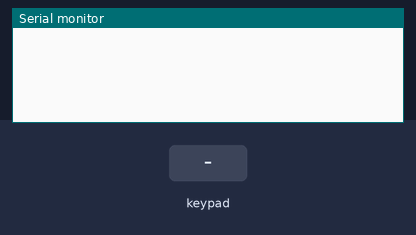
A sketch run on a simulated Arduino Mega 2560, built with avr-gcc and run on an emulated ATmega2560. On the bench: the last lines printed to the serial monitor. The test bench sets the inputs (shaded band).

Above: at 1.2 s.
1.3 s: key '1' pressed
At 1.9 s:
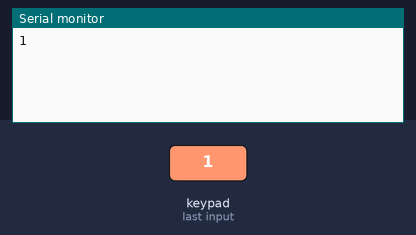
2.8 s: keypad keys 2 2 2 4 2 6 2 8 A pressed 0.4 s apart
At 6.9 s:
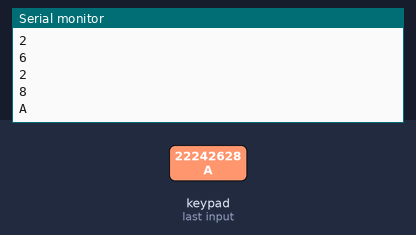
7.9 s: key 'B' pressed
At 9.1 s:
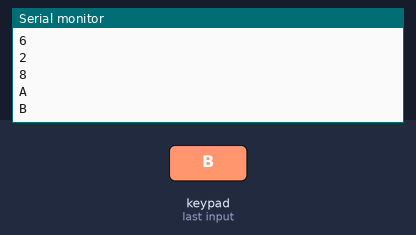
9.4 s: keypad keys 2 2 2 4 2 6 2 8 D pressed 0.4 s apart
At 13.1 s:
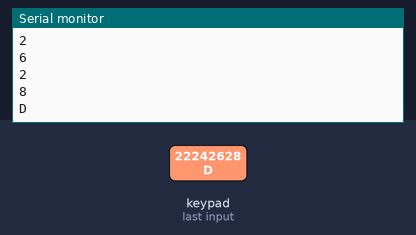
14.5 s: key 'C' pressed
At 15.6 s:
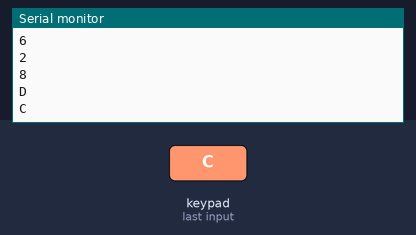
16.0 s: key 'E' pressed
At 16.8 s:
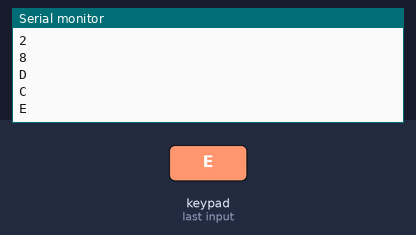
Timing chart, 0 to 18.5 s (numbered marks = the images above; inputs shaded):
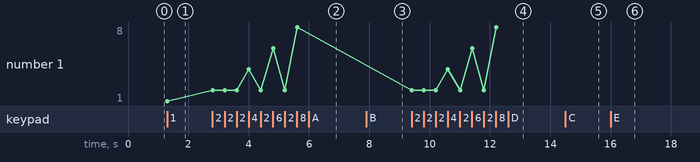

Measured:
- after the input at 1.3 s, the serial monitor: prints a new line at once (image 1)
- after the input at 2.8 s, the serial monitor: prints a new line at once (image 2)
- after the input at 7.9 s, the serial monitor: prints a new line at once (image 3)
- after the input at 9.4 s, the serial monitor: prints a new line at once (image 4)
- after the input at 14.5 s, the serial monitor: prints a new line at once (image 5)
- after the input at 16.0 s, the serial monitor: prints a new line at once (image 6)
- plotted number 1: 1 → 8 after the input at 2.8 s

The sketch:

arduino_keypad.ino
```cpp
#include <Keypad.h>

const byte ROWS = 4;
const byte COLS = 4;
char keys[ROWS][COLS] = {
  {'1','2','3','4'},   // Instruments
  {'5','6','7','8'},   // Moods
  {'9','A','B','C'},   // Genres
  {'D','E','F','G'}    // Controls
};

byte rowPins[ROWS] = {22, 24, 26, 28};
byte colPins[COLS] = {30, 32, 34, 36};

Keypad keypad = Keypad(makeKeymap(keys), rowPins, colPins, ROWS, COLS);

void setup() {
  Serial.begin(9600);
}

void loop() {
  char key = keypad.getKey();
  if (key) {
    Serial.println(key);
    delay(150);  // debounce
  }
}
```
